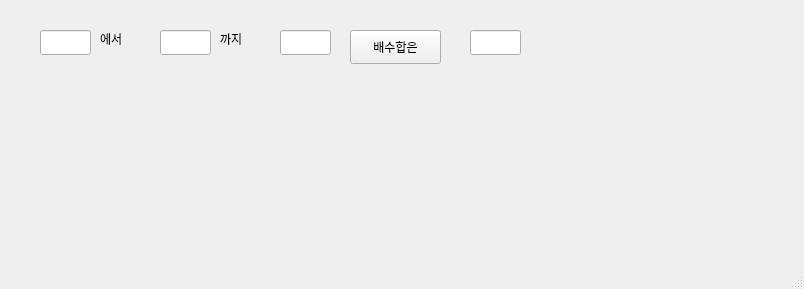
<?xml version="1.0" encoding="UTF-8"?>
<ui version="4.0">
 <class>MainWindow</class>
 <widget class="QMainWindow" name="MainWindow">
  <property name="geometry">
   <rect>
    <x>0</x>
    <y>0</y>
    <width>804</width>
    <height>289</height>
   </rect>
  </property>
  <property name="windowTitle">
   <string>MainWindow</string>
  </property>
  <widget class="QWidget" name="centralwidget">
   <widget class="QLineEdit" name="le1">
    <property name="geometry">
     <rect>
      <x>40</x>
      <y>30</y>
      <width>51</width>
      <height>25</height>
     </rect>
    </property>
   </widget>
   <widget class="QLineEdit" name="le2">
    <property name="geometry">
     <rect>
      <x>160</x>
      <y>30</y>
      <width>51</width>
      <height>25</height>
     </rect>
    </property>
   </widget>
   <widget class="QLineEdit" name="le3">
    <property name="geometry">
     <rect>
      <x>280</x>
      <y>30</y>
      <width>51</width>
      <height>25</height>
     </rect>
    </property>
   </widget>
   <widget class="QLineEdit" name="le4">
    <property name="geometry">
     <rect>
      <x>470</x>
      <y>30</y>
      <width>51</width>
      <height>25</height>
     </rect>
    </property>
   </widget>
   <widget class="QLabel" name="label">
    <property name="geometry">
     <rect>
      <x>100</x>
      <y>30</y>
      <width>77</width>
      <height>18</height>
     </rect>
    </property>
    <property name="text">
     <string>에서</string>
    </property>
   </widget>
   <widget class="QLabel" name="label_2">
    <property name="geometry">
     <rect>
      <x>220</x>
      <y>30</y>
      <width>77</width>
      <height>18</height>
     </rect>
    </property>
    <property name="text">
     <string>까지</string>
    </property>
   </widget>
   <widget class="QPushButton" name="pb">
    <property name="geometry">
     <rect>
      <x>350</x>
      <y>30</y>
      <width>91</width>
      <height>34</height>
     </rect>
    </property>
    <property name="text">
     <string>배수합은</string>
    </property>
   </widget>
  </widget>
  <widget class="QMenuBar" name="menubar">
   <property name="geometry">
    <rect>
     <x>0</x>
     <y>0</y>
     <width>804</width>
     <height>31</height>
    </rect>
   </property>
  </widget>
  <widget class="QStatusBar" name="statusbar"/>
 </widget>
 <resources/>
 <connections/>
</ui>
